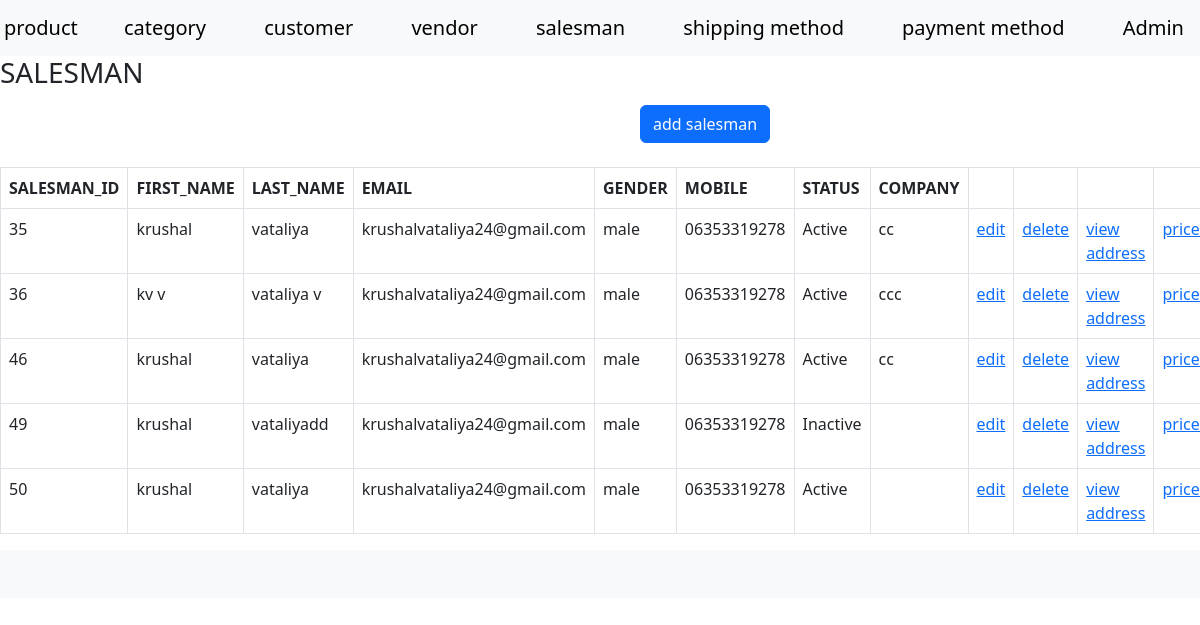
/index.php?a=grid&c=salesman, run on the app's committed database.
### tables this page shows
CREATE TABLE `salesmen` (
  `salesman_id` int(11) NOT NULL,
  `first_name` varchar(255) NOT NULL,
  `last_name` varchar(255) NOT NULL,
  `email` varchar(255) NOT NULL,
  `gender` enum('male','female') NOT NULL,
  `mobile` varchar(255) NOT NULL,
  `status` tinyint(4) NOT NULL,
  `company` varchar(255) NOT NULL,
  `created_at` datetime NOT NULL DEFAULT current_timestamp(),
  `updated_at` datetime DEFAULT NULL
);

### Model/Core/View.php (called while the page is built, shortened)
<?php
class Model_Core_View
{
	protected $templete = null;
	protected $data = [];
	public function render()
	{
		require_once "View".DS.$this->getTemplete();
	}
    public function getTemplete()
    {
        return $this->templete;
    }
    public function setTemplete($templete)
    {
        $this->templete = $templete;
        return $this;
    }
    public function getData($key = null)
    {
        if(array_key_exists($key, $this->data))
        {
            return $this->data[$key];
        }
        return null;
    }
    public function setData($value)
    {
        $this->data = $value;
        return $this;
    }
    public function getModelUrl()
    {
        return Ccc::getModel('Core_url');
    }
}
 ?>

### Controller/Core/Action.php (called while the page is built, shortened)
<?php
class Controller_Core_Action
{
	protected $view = null;
	public function render()
	{
		$this->getView()->render();
	}
      public function getView()
    {
    	if ($this->view)
    	{
        return $this->view;
    	}
    	$view = Ccc::getModel('Core_View');
    	return $view;
    }
    public function setView($view)
    {
        $this->view = $view;
        return $this;
    }
}
?>

### Controller/Salesman.php (called while the page is built, shortened)
<?php
class Controller_Salesman extends Controller_Core_Action
{
	public function gridAction()
	{
		$modelSalesman =Ccc::getModel('Salesman_Row');
		$sql = "SELECT * FROM `salesmen`";
		$salesmen =$modelSalesman->fetchall($sql);
		$this->render();
	}
}
?>

### Controller/Core/Front.php (called while the page is built, shortened)
<?php
class Controller_Core_Front
{
	public function getRequest()
	{
		$request = new Model_Core_Request();
		return $request;
	}
	public function init()
	{
		$request = $this->getRequest();
		$action = $request->getActionName().'Action';
		$Controller = new $controllerClassName();
		$Controller->$action();
	}
}
?>

### index.php (called while the page is built, shortened)
<?php
spl_autoload_register(function ($className) {
   $classPath = str_replace('_', '/', $className);
});
class Ccc
{
	public static function init()
	{
		$front = new Controller_Core_Front();
		$front->init();
	}
	public static function getModel($className)
	{
		return new $className();
	}
}
Ccc::init();
?>

### Model/Core/Url.php (called while the page is built, shortened)
<?php
class Model_Core_Url
{
	public function getCurrentUrl()
	{
	return $_SERVER['REQUEST_SCHEME']."://".$_SERVER['HTTP_HOST'].$_SERVER['REQUEST_URI'];
	}
	public function getUrl($a=null,$c=null, array $perameters=null,$reset = false)
	{
		$request = new Model_Core_Request();
		$final = ['a'=>null,'c'=>null];
		if($reset == false)
		{
		$final = array_merge($final,$request->getParam());
		}
		$url = explode('?', $this->getCurrentUrl());
		($a == null) ? ($final['a'] =$request->getActionName()) : ($final['a'] = $a);
		($c == null) ? ($final['c'] =$request->getControllerName()) : ($final['c'] = $c);
		if($perameters != null)
		{
		$final = array_merge($final,$perameters);
		}
		return $url[0].'?'.http_build_query($final);
	}
}
?>

### Model/Core/Request.php (called while the page is built, shortened)
<?php
class Model_Core_Request
{
	public function getParam($key = null, $value = null)
	{
		if ($key == null)
		{
			return $_GET;
		}
		if(array_key_exists($key, $_GET))
		{
			return $_GET[$key];
		}
		return $value;
	}
	public function getControllerName()
	{
		return $this->getParam('c','index');
	}
}
?>

### Model/Core/Table/Row.php (called while the page is built, shortened)
<?php
class Model_Core_Table_Row
{
	protected $data = [];
    public function __get($key)
    {
        if (array_key_exists($key, $this->data)) {
            return $this->data[$key];
        }
        return null;
    }
    public function setData($data)
    {
        $this->data = $data;
        return $this;
    }
    public function fetchAll($sql)
    {
        $result = $this->getTable()->fetchAll($sql);
        return $result;
    }
    public function getTable()
    {
        $table = new $tableClass();
        return $table;
    }
    public function setTable($table)
    {
        return $this;
    }
    public function setTableClass($tableClass)
    {
        $this->tableClass = $tableClass;
        return $this;
    }
}
?>

### Model/Core/Adapter.php (called while the page is built, shortened)
<?php
class Model_core_Adapter{
	public $serverName="localhost";
	public $userName="root";
	public $password="";
	public $databaseName ="project-krushal-vataliya-04-good";
  	public $connect = null;
	public function connect(){
      if($this->connect == null)
      {
		$this->connect = mysqli_connect($this->serverName, $this->userName, $this->password, $this->databaseName);
      }
      return $this->connect;
	  }
   public function fetchAll($query){
   	$result =$this->connect()->query($query);
   		return $result->fetch_all(MYSQLI_ASSOC);
   }
}
?>

### Model/Core/Table.php (called while the page is built, shortened)
<?php
class Model_Core_Table
{
	public function getAdapter()
	{
		$adapter = new Model_Core_Adapter();
		return $adapter;
	}
    public function setTableName($tableName)
    {
        return $this;
    }
    public function setPrimaryKey($primaryKey)
    {
        return $this;
    }
    public function fetchAll($query = null)
	{
		return $this->getAdapter()->fetchAll($query);
	}
}
?>

### Model/Salesman.php (called while the page is built, shortened)
<?php
class Model_Salesman extends Model_Core_Table
{
	public function getStatusOptions()
	{
		return [
			self::STATUS_ACTIVE => self::STATUS_ACTIVE_LBL,
			self::STATUS_INACTIVE => self::STATUS_INACTIVE_LBL
		];
	}
}
?>

### Model/Salesman/Row.php (called while the page is built, shortened)
<?php
class Model_Salesman_Row extends Model_Core_Table_Row
{
	public function getStatusText()
	{
		$statuses = $this->getTable()->getStatusOptions();
		if (array_key_exists($this->status, $statuses))
		{
			return $statuses[$this->status];
		}
			return $statuses[ Model_PaymentMethod::STATUS_DEFAULT];
	}
}
?>

### View/salesman/grid.phtml (the view, shortened to what this page needs)
<?php
$salesmen = $this->getData('salesmen');
?>
<!DOCTYPE html>
<html>
  <head>
    <link rel="stylesheet" href="Model/Skin/css/style.css">
  </head>
  <body>
    <?php require_once "View/html/header.phtml" ?>
    <div><div><h3>SALESMAN</h3></div><div style="margin-left:640px;margin-top: 15px;"><a  class="btn btn-primary" href="<?php echo $this->getModelUrl()->getUrl('add'); ?>">
    add salesman
  </a></div></div>
  <br>
  <table class="table table-bordered">
    <tr>
      <th> SALESMAN_ID</th>
      <th> FIRST_NAME</th>
      <th> LAST_NAME</th>
      <th> EMAIL</th>
      <th> GENDER</th>
      <th> MOBILE</th>
      <th> STATUS</th>
      <th> COMPANY</th>
      <th> </th>
      <th> </th>
      <th> </th>
      <th> </th>
    </tr>
    <?php if (!$salesmen): ?>
    <td colspan="9" >data not found </td>
    <?php else:?>
    <?php
    foreach ($salesmen as $salesman): ?>
    <tr>
      <td><?php echo $salesman->salesman_id ?></td>
      <td><?php echo $salesman->first_name ?></td>
      <td><?php echo $salesman->last_name ?></td>
      <td><?php echo $salesman->email ?></td>
      <td><?php echo $salesman->gender ?></td>
      <td><?php echo $salesman->mobile ?></td>
      <td><?php echo $salesman->getstatustext() ?></td>
      <td><?php echo $salesman->company ?></td>
      <td><a href="<?php echo $this->getModelUrl()->getUrl('edit', 'salesman', ['salesman_id' => $salesman->salesman_id]); ?>">edit</a></td>
      <td><a href="<?php echo $this->getModelUrl()->getUrl('delete', 'salesman', ['salesman_id' => $salesman->salesman_id]); ?>">delete<a></td>
      <td><a href="<?php echo $this->getModelUrl()->getUrl('grid','salesman_address', ['salesman_id' => $salesman->salesman_id]); ?>">view address<a></td>
      <td><a href="<?php echo $this->getModelUrl()->getUrl('grid','salesman_price', ['salesman_id' => $salesman->salesman_id]); ?>">prices<a></td>
    </tr>
    <?php endforeach; ?>
    <?php endif;?>
  </table>
</body>
<?php require_once "View/html/footer.phtml" ?>
</html>

### View/html/header.phtml (shortened to what this page needs)
 <link href="https://cdn.jsdelivr.net/npm/bootstrap@5.3.0-alpha1/dist/css/bootstrap.min.css" rel="stylesheet">
<nav class="navbar navbar-light bg-light">
  <a class="navbar-brand mx-1" href="<?php echo $this->getModelUrl()->getUrl('grid', 'product', null, true); ?>">product</a>
  <a class="navbar-brand" href="<?php echo $this->getModelUrl()->getUrl('grid', 'category', null, true); ?>">category</a>
  <a class="navbar-brand" href="<?php echo $this->getModelUrl()->getUrl('grid', 'customer', null, true); ?>">customer</a>
  <a class="navbar-brand" href="<?php echo $this->getModelUrl()->getUrl('grid', 'vendor', null, true); ?>">vendor</a>
  <a class="navbar-brand" href="<?php echo $this->getModelUrl()->getUrl('grid', 'salesman', null, true); ?>">salesman</a>
  <a class="navbar-brand" href="<?php echo $this->getModelUrl()->getUrl('grid', 'shippingMethod', null, true); ?>">shipping method</a>
  <a class="navbar-brand" href="<?php echo $this->getModelUrl()->getUrl('grid', 'paymentMethod', null, true); ?>">payment method</a>
   <a class="navbar-brand" href="<?php echo $this->getModelUrl()->getUrl('grid', 'admin', null, true); ?>">Admin</a>
</nav>

### View/html/footer.phtml
<footer class="bg-light text-center text-lg-start">
	<br>
	<br>
</footer>

### data on the page
salesmen: salesman_id "35", first_name "krushal", last_name "vataliya", email "krushalvataliya24@gmail.com", gender "male", mobile "06353319278", status "Active", company "cc"
salesmen: salesman_id "36", first_name "kv v", last_name "vataliya v", email "krushalvataliya24@gmail.com", gender "male", mobile "06353319278", status "Active", company "ccc"
salesmen: salesman_id "46", first_name "krushal", last_name "vataliya", email "krushalvataliya24@gmail.com", gender "male", mobile "06353319278", status "Active", company "cc"
salesmen: salesman_id "49", first_name "krushal", last_name "vataliyadd", email "krushalvataliya24@gmail.com", gender "male", mobile "06353319278", status "Inactive"
salesmen: salesman_id "50", first_name "krushal", last_name "vataliya", email "krushalvataliya24@gmail.com", gender "male", mobile "06353319278", status "Active"
